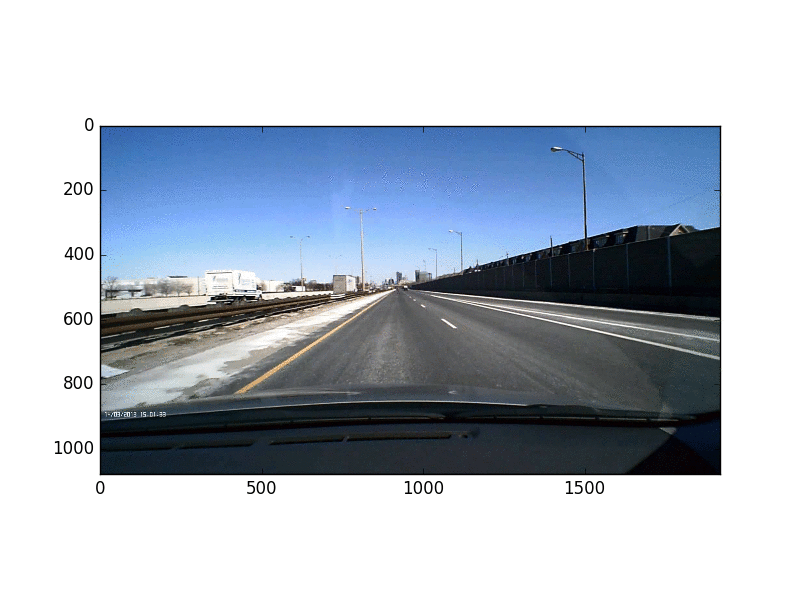
#> input picture output/maxresdefault 1.gif, 800 x 600 px, given as the content of the folder images, which was not available
$ python detect_in_image.py
#> lines starting #> are read from the running program, lines starting #| are printed output that depends on the picture; after the words box and inside, x2 and y2 are one past the last pixel; in counts of white or black regions, pixels touching at a corner belong together; pictures that were not available may be replaced by others from this repository, and a replacement may not be noted
#
# Attempting to replicate lane detection results described in this tutorial:
# http://www.kdnuggets.com/2017/07/road-lane-line-detection-using-computer-vision-models.html
# https://github.com/vijay120/KDNuggets/blob/master/2016-12-04-detecting-car-lane-lines-using-computer-vision.md
#

import matplotlib.pyplot as plt
import matplotlib.image as mpimg
import numpy as np
import cv2
import math
import sys
import subprocess
import os
import shutil

def grayscale(img):
    return cv2.cvtColor(img, cv2.COLOR_BGR2GRAY)

def gaussian_blur(img, kernel_size):
    return cv2.GaussianBlur(img, (kernel_size, kernel_size), 0)

def canny(img, low_threshold, high_threshold):
    return cv2.Canny(img, low_threshold, high_threshold)

def region_of_interest(img, vertices):
    mask = np.zeros_like(img)
    if len(img.shape) > 2:
        channel_count = img.shape[2]
        ignore_mask_color = (255,) * channel_count
    else:
        ignore_mask_color = 255
    cv2.fillPoly(mask, vertices, ignore_mask_color)
    masked_image = cv2.bitwise_and(img, mask)
    return masked_image

def hough_lines(img, rho, theta, threshold, min_line_len, max_line_gap):
    lines = cv2.HoughLinesP(img, rho, theta, threshold, np.array([]),
              minLineLength=min_line_len, maxLineGap=max_line_gap)
    line_img = np.zeros((*img.shape, 3), dtype=np.uint8)
    draw_lines(line_img, lines)
    return line_img

def draw_lines(img, lines, color=[255, 0, 0], thickness=2):
    imshape = img.shape
    ymin_global = img.shape[0]
    ymax_global = img.shape[0]
    all_left_grad = []
    all_left_y = []
    all_left_x = []
    all_right_grad = []
    all_right_y = []
    all_right_x = []
    for line in lines:
        for x1,y1,x2,y2 in line:
            gradient, intercept = np.polyfit((x1,x2), (y1,y2), 1)
            ymin_global = min(min(y1, y2), ymin_global)

            if (gradient > 0):
                all_left_grad += [gradient]
                all_left_y += [y1, y2]
                all_left_x += [x1, x2]
            else:
                all_right_grad += [gradient]
                all_right_y += [y1, y2]
                all_right_x += [x1, x2]
    left_mean_grad = np.mean(all_left_grad)
    left_y_mean = np.mean(all_left_y)
    left_x_mean = np.mean(all_left_x)
    left_intercept = left_y_mean - (left_mean_grad * left_x_mean)
    right_mean_grad = np.mean(all_right_grad)
    right_y_mean = np.mean(all_right_y)
    right_x_mean = np.mean(all_right_x)
    right_intercept = right_y_mean - (right_mean_grad * right_x_mean)
    if ((len(all_left_grad) > 0) and (len(all_right_grad) > 0)):
        upper_left_x = int((ymin_global - left_intercept) / left_mean_grad)
        lower_left_x = int((ymax_global - left_intercept) / left_mean_grad)
        upper_right_x = int((ymin_global - right_intercept) / right_mean_grad)
        lower_right_x = int((ymax_global - right_intercept) / right_mean_grad)
        cv2.line(img, (upper_left_x, ymin_global),
                      (lower_left_x, ymax_global), color, thickness)
        cv2.line(img, (upper_right_x, ymin_global),
                      (lower_right_x, ymax_global), color, thickness)

def weighted_img(img, initial_img, α=0.8, β=1., λ=0.):
    return cv2.addWeighted(initial_img, α, img, β, λ)

def process_image(dirpath, image_file):
#> called with dirpath = '_only', image_file = 'maxresdefault 1.gif'
    if not os.path.exists('tmp'):
        os.mkdir('tmp')

    # First load and show the sample image
    image = mpimg.imread("{0}/{1}".format(dirpath, image_file))
#> image is the input picture: shape (600, 800, 4); mean R, G, B, A 178.6, 187.2, 198.3, 255
    im = plt.imshow(image)
    plt.savefig('tmp/1.png')

    # Now convert the image to grayscale
    grayscaled = grayscale(image)
#> in grayscale, `return cv2.cvtColor(img, cv2.COLOR_BGR2GRAY)`:
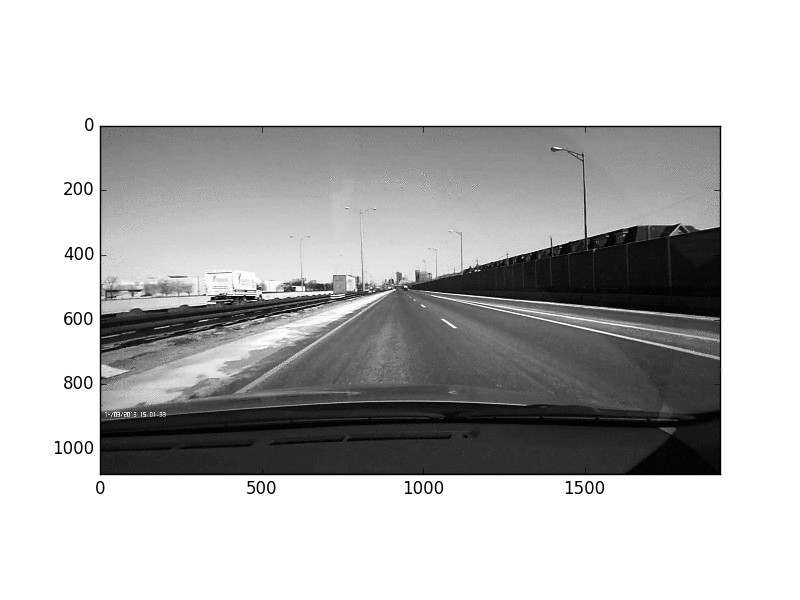
#> returned value: shape (600, 800); min 2, max 255, mean 189.6
    im = plt.imshow(grayscaled, cmap='gray')
    plt.savefig('tmp/2.png')
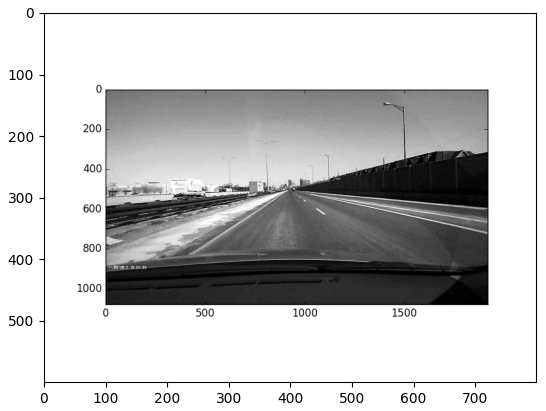
#> figure drawn by matplotlib, 1 panel

    # Now apply a gaussian blur
    kernelSize = 5
    gaussianBlur = gaussian_blur(grayscaled, kernelSize)
    im = plt.imshow(gaussianBlur, cmap='gray')
    plt.savefig('tmp/3.png')

    # Now apply the Canny transformation to detect lane markers
    minThreshold = 100
    maxThreshold = 200
    edgeDetectedImage = canny(gaussianBlur, minThreshold, maxThreshold)
#> in canny, `return cv2.Canny(img, low_threshold, high_threshold)`:
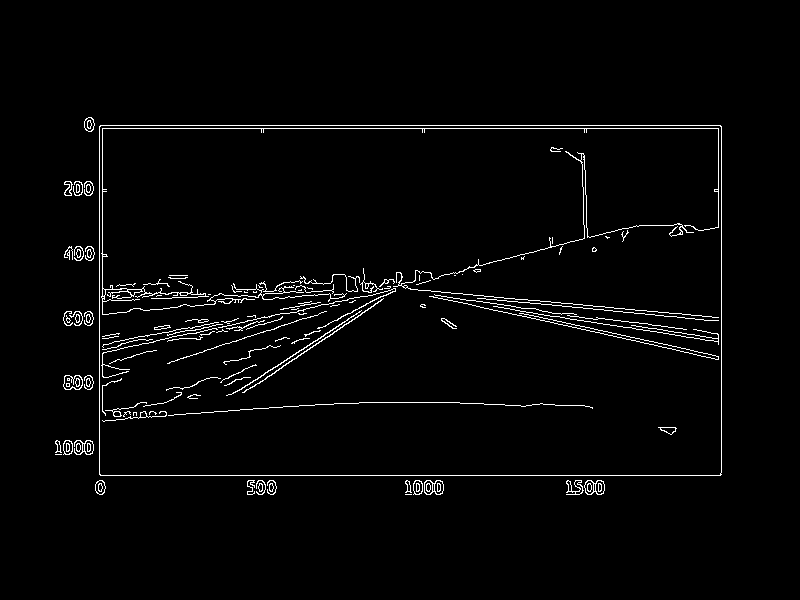
#> returned value: shape (600, 800); 2.4% white in thin lines or dots, all inside (x1, y1, x2, y2) = (55, 117, 722, 495)
    im = plt.imshow(edgeDetectedImage, cmap='gray')
    plt.savefig('tmp/4.png')
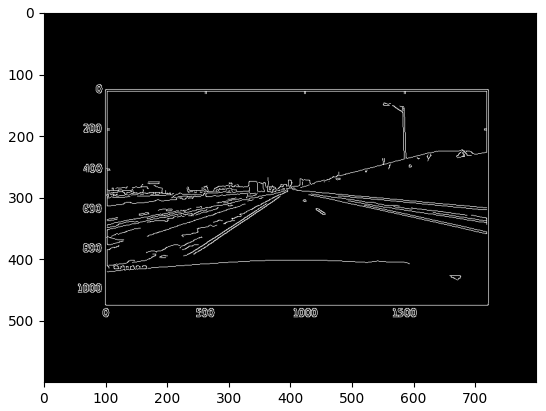
#> figure drawn by matplotlib, 1 panel

    # Identify a region of interest... how to do this generically?
    lowerLeftPoint = [130, 540]
    upperLeftPoint = [410, 350]
    upperRightPoint = [570, 350]
    lowerRightPoint = [915, 540]
    pts = np.array([[lowerLeftPoint, upperLeftPoint, upperRightPoint,
    lowerRightPoint]], dtype=np.int32)
    masked_image = region_of_interest(edgeDetectedImage, pts)
#> in region_of_interest, `cv2.fillPoly(mask, vertices, ignore_mask_color)`:
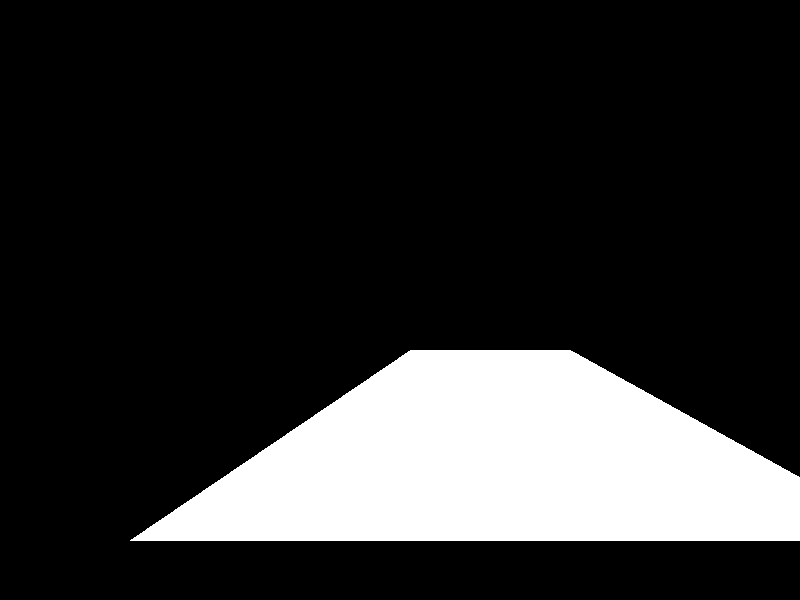
#> mask: shape (600, 800); 18.1% white; 1 white region, box (x1, y1, x2, y2) and area: (130, 350, 800, 541) 86665
#> in region_of_interest, `masked_image = cv2.bitwise_and(img, mask)`:
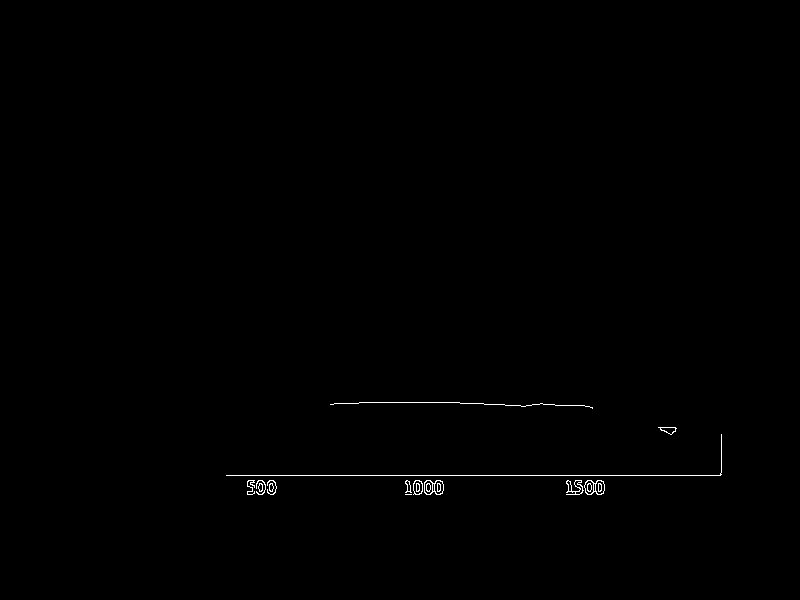
#> masked_image: shape (600, 800); 0.31% white in thin lines or dots, all inside (x1, y1, x2, y2) = (226, 402, 722, 495)
    im = plt.imshow(masked_image, cmap='gray')
    plt.savefig('tmp/5.png')

    # Apply Hough Lines transformation
    rho = 1
    theta = np.pi/180
    threshold = 30
    min_line_len = 20
    max_line_gap = 20
    houghed = hough_lines(masked_image, rho, theta, threshold, min_line_len, max_line_gap)
#> in hough_lines, `lines = cv2.HoughLinesP(img, rho, theta, threshold, np.array([]), minL..`: lines = 29 rows, first 6: [226, 475, 720, 475], [555, 405, 584, 405], [359, 402, 459, 402], [567, 491, 603, 491], [568, 489, 604, 488], [405, 494, 440, 494]
#> the loop in draw_lines, `for line in lines:` made 29 passes
#> line on passes 1 to 12: [[226, 475, 720, 475]], [[555, 405, 584, 405]], [[359, 402, 459, 402]], [[567, 491, 603, 491]], [[568, 489, 604, 488]], [[405, 494, 440, 494]], [[405, 483, 442, 483]], [[460, 403, 483, 403]], [[406, 480, 440, 480]], [[247, 483, 275, 484]], [[247, 481, 274, 481]], [[566, 492, 603, 493]]
#> after the loop in draw_lines, `for line in lines:`: all_left_grad = [3.13e-17, 4.63e-16, 2.33e-15, 0.0357, 0.027, 2.24e-15, 4.54e-16, 2.55e-15, 0.0278, 1.04e-16, 0.315, 2.63e-15, 1.16e-15]; all_left_x = 26 values, max 721 at index 20, min 226 at index 0, mean 443.2; all_left_y = 26 values, max 494 at index 4, min 402 at index 2, mean 472; all_right_grad = [-2.25e-15, -3.13e-15, -0.0278, -2.5e-15, -8.58e-16, -4.24e-15, -2.8e-15, -8.63e-16, -8.12e-16, -0.027, -1.28e-15, -0.0278, -7.52e-16, -3.05e-15, -3.05e-16, -4e-16]; all_right_x = 32 values, max 604 at index 5, min 247 at index 12, mean 483.6; all_right_y = 32 values, max 492 at index 28, min 403 at index 8, mean 469.7
#> in draw_lines, `left_mean_grad = np.mean(all_left_grad)`: left_mean_grad = 0.0312
#> in draw_lines, `left_y_mean = np.mean(all_left_y)`: left_y_mean = 472
#> in draw_lines, `left_x_mean = np.mean(all_left_x)`: left_x_mean = 443.2
#> in draw_lines, `left_intercept = left_y_mean - (left_mean_grad * left_x_mean)`: left_intercept = 458.2
#> in draw_lines, `right_mean_grad = np.mean(all_right_grad)`: right_mean_grad = -0.00516
#> in draw_lines, `right_y_mean = np.mean(all_right_y)`: right_y_mean = 469.7
#> in draw_lines, `right_x_mean = np.mean(all_right_x)`: right_x_mean = 483.6
#> in draw_lines, `right_intercept = right_y_mean - (right_mean_grad * right_x_mean)`: right_intercept = 472.2
#> in draw_lines, `upper_left_x = int((ymin_global - left_intercept) / left_mean_grad)`: upper_left_x = -1802
#> in draw_lines, `lower_left_x = int((ymax_global - left_intercept) / left_mean_grad)`: lower_left_x = 4546
#> in draw_lines, `upper_right_x = int((ymin_global - right_intercept) / right_mean_grad)`: upper_right_x = 13603
#> in draw_lines, `lower_right_x = int((ymax_global - right_intercept) / right_mean_grad)`: lower_right_x = -24757
#> in draw_lines, `cv2.line(img, (upper_right_x, ymin_global), (lower_right_x, ymax_globa..`:
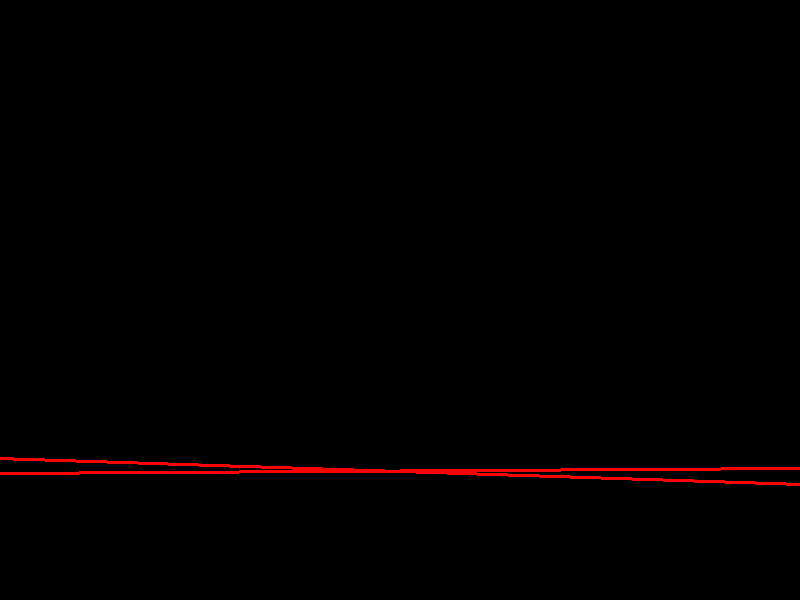
#> img: shape (600, 800, 3); mean of channels 0, 1, 2 2.4, 0, 0; drawn as R, G, B
    im = plt.imshow(houghed, cmap='gray')
    plt.savefig('tmp/6.png')

    # Finally overlay the detected lines on the original image
    colored_image = weighted_img(houghed, image)
    im = plt.imshow(colored_image, cmap='gray')
    plt.savefig('tmp/7.png')

    # Save a few more copies of last frame to cause a pause at the end before looping
    plt.savefig('tmp/8.png')
    plt.savefig('tmp/9.png')

    # Now generate an animated gif of the image stages
    image_name = os.path.splitext(image_file)[0]
    subprocess.call( ['convert', '-delay', '100', '-loop', '0', 'tmp/*.png', "output/{0}.gif".format(image_name) ] )
    shutil.rmtree('tmp')

if __name__ == "__main__":
    f = []
    for (dirpath, dirnames, filenames) in os.walk('images'):
        f.extend(filenames)
        for image_file in filenames:
            print("Processing image: {0}".format(image_file))
#> (the run stopped early here; a loop or call above may not have finished)
